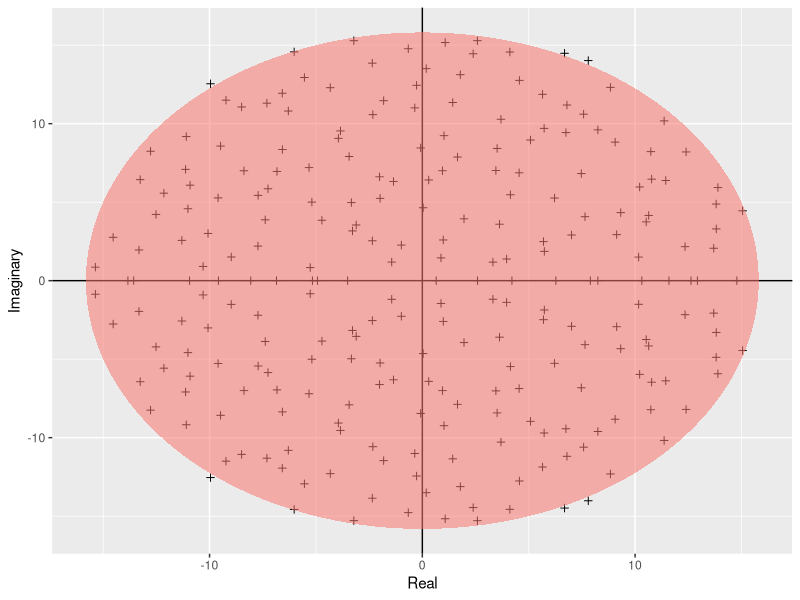

R code for this plot: (Note: this script raises an error after producing the figure.)
#!/usr/bin/env Rscript

#Author: Amy Feakes
#Script: girko.R
#Description: script to combine plotting girko's law simulation and saves the results 
#Date: Oct 2022

#Clear workspace
rm(list=ls())

#Dependencies
require(ggplot2)
#building a function to calculate the ellipse

build_ellipse <- function(hradius, vradius) { #function that returns an ellipse
  npoints=250
  a <- seq(0, 2 * pi, length = npoints + 1)
  x <- hradius * cos(a)
  y <- vradius * sin(a)
  return(data.frame(x=x, y=y))
  }

N <- 250 #assign the size of the matrix
M <- matrix(rnorm(N * N), N, N) #build the matrix
eigvals <- eigen(M)$values #find the eigenvalues
eigDF <- data.frame("Real" = Re(eigvals), "Imaginary" = Im(eigvals)) #Build a dataframe 
my_radius <- sqrt(N) #the radius of the circle is sqrt(N)
ellDF <- build_ellipse(my_radius, my_radius) #Data frame to plot the ellipse 
names(ellDF) <- c("Real", "Imaginary") #rename columns 

# plot the eigenvalues
p <- ggplot(eigDF, aes(x = Real, y = Imaginary))
p <- p +
  geom_point(shape = I(3)) +
  theme(legend.position = "none")
# now add the vertical and horizontal line
p <- p + geom_hline(aes(yintercept = 0))
p <- p + geom_vline(aes(xintercept = 0))
# finally, add the ellipse
p <- p + geom_polygon(data = ellDF, aes(x = Real, y = Imaginary, alpha = 1/20, fill = "red"))
p

#save as pdf 
pdf(paper = "a4r", width = 0, height = 0,"../results/Girko.pdf")
print(p)
dev.off()